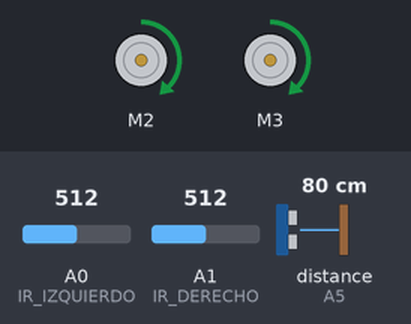
This sketch was run on a simulated Arduino Uno, built with avr-gcc and run on an emulated ATmega328P. Shown: 2 × DC motor (green arrow = forward, orange = backward, longer = faster). The inputs (shaded band) are chosen by the test bench; at power-on: A0 (IR_IZQUIERDO) = 512, A1 (IR_DERECHO) = 512, distance to the obstacle (sensor on A5) 80 cm. The echo pulse lasts 58.3 µs per cm; what the sketch prints to the serial monitor is not drawn.

Above: at 1.2 s.
1.3 s: A0 (IR_IZQUIERDO) set to 214
2.8 s: A0 (IR_IZQUIERDO) set to 187
At 4.0 s:
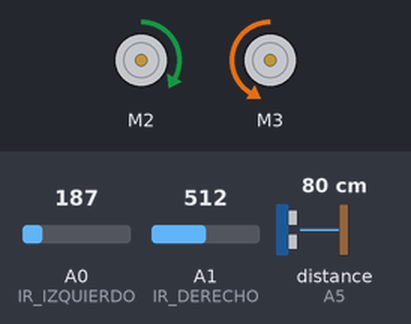
4.4 s: A1 (IR_DERECHO) set to 210
5.9 s: A1 (IR_DERECHO) set to 192
At 5.99 s:
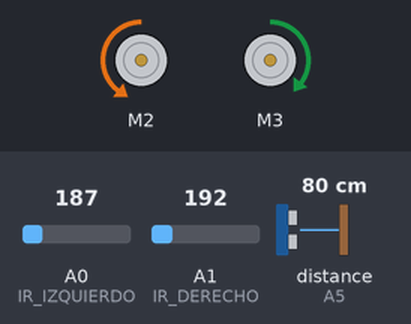
7.5 s: A0 (IR_IZQUIERDO) set to 210
At 8.7 s:
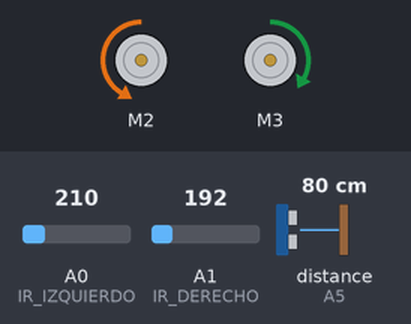
9.1 s: A1 (IR_DERECHO) set to 306
At 9.8 s:
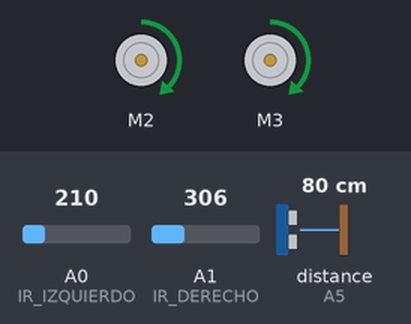
Timing chart, 0 to 11.7 s (numbered marks = the images above; inputs shaded):
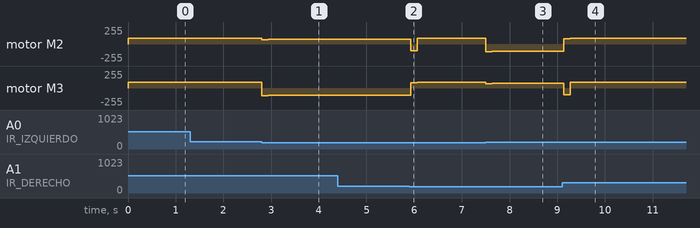

Measured:
- the behaviour switches between 201 and 200 on A0 (IR_IZQUIERDO) (found by bisection; images 0 and 1)
- the behaviour switches between 201 and 200 on A1 (IR_DERECHO) (found by bisection; images 1 and 2)
- after the input at 1.3 s, every drawn part: stays the same
- after the input at 2.8 s, motor M2: forward 90/255 → forward 64/255 at once, → forward 73/255 0.14 s later; motor M3: forward 90/255 → backward 115/255 at once, → backward 106/255 0.14 s later
- after the input at 4.4 s, every drawn part: stays the same
- after the input at 5.9 s, motor M2: forward 73/255 → backward 99/255 at once, → forward 90/255 0.14 s later; motor M3: backward 106/255 → forward 81/255 at once, → forward 90/255 0.14 s later
- after the input at 7.5 s, motor M2: forward 90/255 → backward 115/255 at once, → backward 106/255 0.14 s later; motor M3: forward 90/255 → forward 64/255 at once, → forward 73/255 0.14 s later
- after the input at 9.1 s, motor M2: backward 106/255 → forward 81/255 at once, → forward 90/255 0.14 s later; motor M3: forward 73/255 → backward 99/255 at once, → forward 90/255 0.14 s later

The sketch:

robot_repartidor.ino
```cpp
#include <AFMotor.h>
#include <NewPing.h>

#define TRIGGER_PIN  A4
#define ECHO_PIN     A5
#define MAX_DISTANCE 200

NewPing sonar(TRIGGER_PIN, ECHO_PIN, MAX_DISTANCE);

#define IR_IZQUIERDO A0  // Sensor izquierdo
#define IR_DERECHO   A1  // Sensor derecho

AF_DCMotor motorI(2, MOTOR12_1KHZ);  // Motor Izquierdo
AF_DCMotor motorD(3, MOTOR34_1KHZ);  // Motor Derecho

float Kp = 3.3;  // Coeficiente Proporcional
float Ki = 0.0;  // Coeficiente Integral
float Kd = 1.8;  // Coeficiente Derivativo

float lastError = 0;
float integral = 0;

int contador = 0;
bool casa_detectada = false;

void setup() {
  Serial.begin(115200);
  pinMode(IR_IZQUIERDO, INPUT);
  pinMode(IR_DERECHO, INPUT);
}

void loop() {
  detectarCasa();
  if (contador == 2) {
    delay(100);
    stop();
    delay(5000); // Pausa para observar el comportamiento antes de continuar
    return;
  }

  int sensorIzquierdo = analogRead(IR_IZQUIERDO);
  int sensorDerecho = analogRead(IR_DERECHO);

  float error = calculateError(sensorIzquierdo, sensorDerecho);
  float correction = getPIDCorrection(error);

  applyMotorCorrection(correction);
  delay(30);
}

void detectarCasa() {
  int distancia_casa = sonar.ping_cm();
  Serial.println(distancia_casa);
  if (distancia_casa < 20 && !casa_detectada && distancia_casa != 0) {
    contador++;
    casa_detectada = true;
    Serial.println("Casa detectada");
  }
  if (distancia_casa > 20 && casa_detectada && distancia_casa != 0) {
    casa_detectada = false;
    Serial.println("Casa fuera de rango");
  }
}

float calculateError(int sensorIzquierdo, int sensorDerecho) {
  int threshold = 200;  // Ajuste el umbral para tu configuración específica
  float error = 0;
  if (sensorIzquierdo > threshold) error += -5;  // Sensor izquierdo
  if (sensorDerecho > threshold) error += 5;     // Sensor derecho
  return error;
}

float getPIDCorrection(float error) {
  float proportional = error;
  integral += error;
  float derivative = error - lastError;
  lastError = error;
  return Kp * proportional + Ki * integral + Kd * derivative;
}

void applyMotorCorrection(float correction) {
  int baseSpeed = 90;
  int maxSpeed = 120;

  int leftSpeed = baseSpeed - correction;
  int rightSpeed = baseSpeed + correction;

  leftSpeed = constrain(leftSpeed, 0, maxSpeed);
  rightSpeed = constrain(rightSpeed, 0, maxSpeed);

  if (correction < -5) {
    turnLeft(abs(leftSpeed), abs(rightSpeed));
  } else if (correction > 5) {
    turnRight(abs(leftSpeed), abs(rightSpeed));
  } else {
    forward(leftSpeed, rightSpeed);
  }
}

void forward(int leftSpeed, int rightSpeed) {
  motorI.run(FORWARD);
  motorI.setSpeed(leftSpeed);
  motorD.run(FORWARD);
  motorD.setSpeed(rightSpeed);
}

void turnLeft(int leftSpeed, int rightSpeed) {
  motorI.run(BACKWARD);
  motorI.setSpeed(leftSpeed);
  motorD.run(FORWARD);
  motorD.setSpeed(rightSpeed);
  delay(100);
}

void turnRight(int leftSpeed, int rightSpeed) {
  motorI.run(FORWARD);
  motorI.setSpeed(leftSpeed);
  motorD.run(BACKWARD);
  motorD.setSpeed(rightSpeed);
  delay(100);
}

void stop() {
  motorI.run(RELEASE);
  motorI.setSpeed(0);
  motorD.run(RELEASE);
  motorD.setSpeed(0);
}
```
